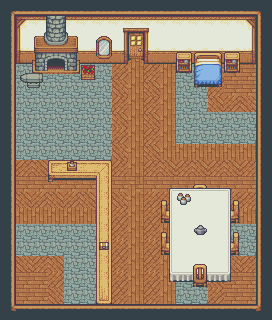

A 2D game scene composited from a Tiled map and its tileset images. What follows is a short description and the map's XML, with each tile layer's data collapsed to a summary:
An orthogonal 17x20 tile map with 16x16 px tiles, 8 tile layers (Floor, Walls, Door, UnderFurniture, ...), 4 tilesets and 2 objects (ExitHouse, ReturnFromWorld).

<map version="1.0" orientation="orthogonal" renderorder="right-down" width="17" height="20" tilewidth="16" tileheight="16" nextobjectid="48">
 <tileset firstgid="1" name="inside_changed" tilewidth="16" tileheight="16" tilecount="105" columns="15">
  <image source="../build/assets/images/tiles/inside_changed.png" width="240" height="112" />
 </tileset>
 <tileset firstgid="106" name="inside" tilewidth="16" tileheight="16" tilecount="1645" columns="47">
  <image source="../build/assets/images/tiles/inside.png" width="752" height="560" />
 </tileset>
 <tileset firstgid="1751" name="doors" tilewidth="16" tileheight="16" tilecount="192" columns="12">
  <image source="../build/assets/images/tiles/doors.png" width="192" height="256" />
 </tileset>
 <tileset firstgid="1943" name="sky" tilewidth="16" tileheight="16" tilecount="3072" columns="64">
  <image source="../build/assets/images/tiles/sky.png" width="1024" height="768" />
 </tileset>
 <layer name="Floor" width="17" height="20">
  <data>[340 cells, 227 non-empty, 6 distinct tile ids]</data>
 </layer>
 <layer name="Walls" width="17" height="20">
  <data>[340 cells, 45 non-empty, 18 distinct tile ids]</data>
 </layer>
 <layer name="Door" width="17" height="20">
  <data>[340 cells, 2 non-empty, 2 distinct tile ids]</data>
 </layer>
 <layer name="UnderFurniture" width="17" height="20">
  <data>[340 cells, 10 non-empty, 6 distinct tile ids]</data>
 </layer>
 <layer name="Furniture" width="17" height="20">
  <data>[340 cells, 74 non-empty, 38 distinct tile ids]</data>
 </layer>
 <layer name="Items" width="17" height="20">
  <data>[340 cells, 5 non-empty, 5 distinct tile ids]</data>
 </layer>
 <layer name="AboveFurniture" width="17" height="20">
  <data>[340 cells, 6 non-empty, 6 distinct tile ids]</data>
 </layer>
 <layer name="Ceiling" width="17" height="20">
  <data>[340 cells, 70 non-empty, 6 distinct tile ids]</data>
 </layer>
 <objectgroup name="CollisionTrigger">
  <object id="45" name="ExitHouse" x="128.091" y="44" width="16" height="11.3347" />
  <object id="46" name="ReturnFromWorld" x="133" y="89.7273" width="5.81818" height="6.18182" />
 </objectgroup>
</map>
